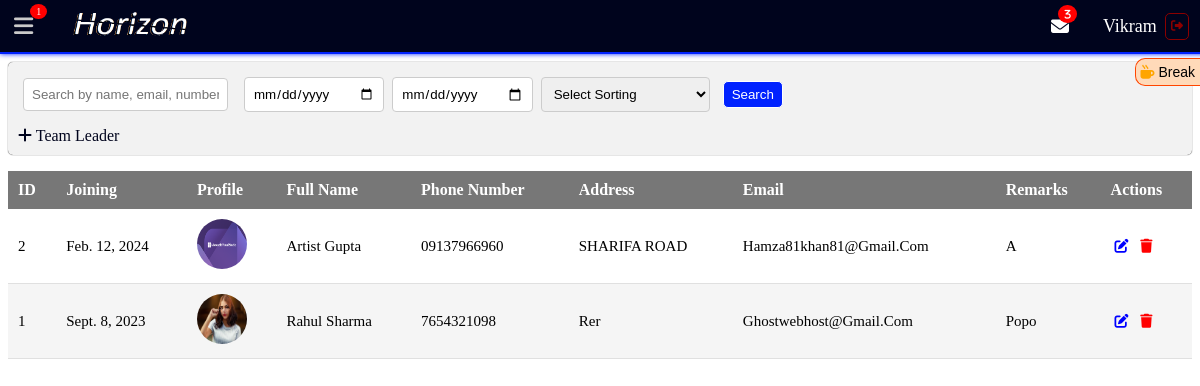
The app's page /team_leaders/ (signed in) with its own data.
### realestateapp/models.py (models this page shows, shortened)
class CustomUser(AbstractUser):
    USER_ROLES = [
        (1, "Admin"),
        (2, "Team Leader"),
        (3, "Agent"),
    ]
    role = models.PositiveIntegerField(choices=USER_ROLES, default=1)

class Agent(models.Model):
    auth_user = models.OneToOneField(
        CustomUser, on_delete=models.CASCADE, related_name='agent')
    username = models.CharField(max_length=150, unique=True)
    password = models.CharField(max_length=128)
    profile_pic = models.ImageField(upload_to='employ_profile_pic', null=True)
    first_name = models.CharField(max_length=100)
    last_name = models.CharField(max_length=100)
    email = models.EmailField(unique=True)
    phone_number = models.CharField(max_length=20)
    address = models.TextField()
    joining_date = models.DateField()
    sales_traget = models.CharField(blank=True,null=True,max_length=255)
    remarks = models.TextField(blank=True)
    team_leader = models.ForeignKey(
        TeamLeader, on_delete=models.CASCADE, related_name='agents')

class TeamLeader(models.Model):
    auth_user = models.OneToOneField(
        CustomUser, on_delete=models.CASCADE, related_name='teamleader')
    username = models.CharField(max_length=150)
    password = models.CharField(max_length=128)
    profile_pic = models.ImageField(upload_to='employ_profile_pic', null=True)
    first_name = models.CharField(max_length=100)
    last_name = models.CharField(max_length=100)
    email = models.EmailField(unique=True)
    phone_number = models.CharField(max_length=20)
    address = models.TextField()
    joining_date = models.DateField()
    remarks = models.TextField(blank=True)
    sales_traget = models.CharField(blank=True,null=True,max_length=255)

### realestateapp/views.py (the view)
# urls.py: path('team_leaders/', TeamLeaderListView.as_view(), name='team_leader_list'),
class TeamLeaderListView(LoginRequiredMixin, ListView):
    model = TeamLeader
    template_name = 'team_leader_list.html'
    paginate_by = 10
    def get_queryset(self):
        filter_val = self.request.GET.get("filter", "")
        order_by = self.request.GET.get("orderby", "-id")
        date_from = self.request.GET.get("date_from", "")
        date_to = self.request.GET.get("date_to", "")
        if filter_val:
            team_leaders = TeamLeader.objects.filter(
                Q(auth_user__username__icontains=filter_val) |
                Q(auth_user__email__icontains=filter_val) |
                Q(phone_number__icontains=filter_val)
            )
        else:
            team_leaders = TeamLeader.objects.all()
        if date_from and date_to:
            date_from = datetime.strptime(date_from, "%Y-%m-%d").date()
            date_to = datetime.strptime(date_to, "%Y-%m-%d").date()
            team_leaders = team_leaders.filter(
                joining_date__range=(date_from, date_to))
        team_leaders = team_leaders.order_by(order_by)
        return team_leaders
    def get_context_data(self, **kwargs):
        context = super().get_context_data(**kwargs)
        context["filter"] = self.request.GET.get("filter", "")
        context["orderby"] = self.request.GET.get("orderby", "-id")
        context["date_from"] = self.request.GET.get("date_from", "")
        context["date_to"] = self.request.GET.get("date_to", "")
        context["all_table_fields"] = TeamLeader._meta.get_fields()
        return context

### template/team_leader_list.html (shortened to what this page needs)
{% extends 'base.html' %}
{% block content %}
<br>
<br>
<br>
<div class="form-container">
  <form method="get" action="{% url 'team_leader_list' %}">
    <div class="form-row align-items-center">
      <div class="search">
        <input type="text" name="filter" class="form-control"
          placeholder="Search by name, email, number" value="{{ filter }}">
      </div>
      <div class="">
        <input type="date" name="date_from" class="form-control" placeholder="Deal Date From" value="{{ date_from }}">
      </div>
      <div class="">
        <input type="date" name="date_to" class="form-control" placeholder="Deal Date To" value="{{ date_to }}">
      </div>
      <div class="">
        <select name="orderby" class="form-control">
          <option value="" selected disabled>Select Sorting</option>
        </select>
      </div>
      <div class="">
        <button type="submit" class="btn btn-primary">Search</button>
      </div>
    </div>
  </form>
  <a class="add" href="#" id="leadLink"><i class="fas fa-regular fa-plus"></i> Team Leader</a>
</div>
<table class="table">
  <thead>
    <tr>
      <th>ID</th>
      <th>Joining </th>
      <th>Profile </th>
      <th>Full Name</th>
      <th>Phone Number</th>
      <th>Address</th>
      <th>Email</th>
      <th>Remarks</th>
      <th>Actions</th>
    </tr>
  </thead>
  <tbody>
    {% for team_leader in object_list %}
    <tr>
      <td>{{ team_leader.id }}</td>
      <td>{{ team_leader.joining_date }}</td>
      <td>
        {% if team_leader.profile_pic %}
        <img src="{{ team_leader.profile_pic.url }}" alt="Profile Picture">
        {% endif %}
      </td>
      <td>{{ team_leader.first_name }} {{ team_leader.last_name }}</td>
      <td>{{ team_leader.phone_number }}</td>
      <td>{{ team_leader.address }}</td>
      <td>{{ team_leader.email }}</td>
      <td>{{ team_leader.remarks }}</td>
      <td>
        <a class="edit-item" href="{% url 'team_leader_update' team_leader.pk %}"><i class="fas fa-edit"></i></a>
        <a class="remove-item" href="#" data-modal-target="#deleteTeamLeaderModal{{ team_leader.pk }}"><i
            class="fas fa-trash"></i></a>
      </td>
      {% empty %}
    <tr>
      <td colspan="12">No team leaders found.</td>
    </tr>
    {% endfor %}
  </tbody>
</table>
{% endblock %}

### template/base.html (shortened to what this page needs)
{% load static %}
<!DOCTYPE html>
<html>
<head>
    <link rel="stylesheet" href="https://cdn.jsdelivr.net/npm/chart.js/dist/Chart.min.css">
    <link rel="stylesheet" type="text/css" href="{% static 'css/base.css' %}">
    <link rel="stylesheet" type="text/css" href="{% static 'css/navbar.css' %}">
    <link rel="stylesheet" type="text/css" href="{% static 'css/lead_list.css' %}">
    <link rel="stylesheet" type="text/css" href="{% static 'css/attendance.css' %}">
    <link rel="stylesheet" type="text/css" href="{% static 'css/dashboard_teamleader.css' %}">
    <link rel="stylesheet" type="text/css" href="{% static 'css/dashboard_agent.css' %}">
    <link rel="stylesheet" href="https://unicons.iconscout.com/release/v4.0.8/css/line.css">
</head>
<body>
    {% include 'navbar.html' %}
    {% block content %}
    {% endblock content %}
</body>
</html>

### template/navbar.html (shortened to what this page needs)
{% load static %}
<div class="navbar">
  <div class="nav-left">
    <span id="menu-toggle" aria-label="Toggle Sidebar"><i class="fas fa-bars"></i> </span>
    <div id="menu-notification-badge" class="notification-badge menu"></div>
    {% if user.role == 1 %}
    <a href="{% url 'dashboard' %}">
      <img class="navbar-brand" src="{% static 'img/f-logo.png' %}" alt="">
    </a>
    {% elif user.role == 2 %}
    <a href="{% url 'dashboard' %}">
      <img class="navbar-brand" src="{% static 'img/f-logo.png' %}" alt="">
    </a>
    {% elif user.role == 3 %}
    <a href="{% url 'dashboard' %}">
      <img class="navbar-brand" src="{% static 'img/f-logo.png' %}" alt="">
    </a>
    {% endif %}
  </div>
  <div class="nav-right">
    {% if user.is_authenticated %}
    <div id="tea-break">
      <div class="blink">
        <div class="tea-break-icon" onclick="toggleTeaBreak()">
          <i class="fas fa-mug-hot"></i> Break
        </div>
      </div>
    </div>
    {% if user.role == 2 or user.role == 3 %}
    <a href="{% url 'inbox' %}" class="inbox">
      <i class="fas fa-solid fa-envelope">
        {% if unseen_team_leader_count %}
        <span class="notification-count">{{ unseen_team_leader_count }}</span>
        {% endif %}
      </i>
    </a>
    {% endif %}
    <p>{{ user.agent.first_name }}</p>
    <a class="sign-out" href="{% url 'user_logout' %}"><i class="fas fa-thin fa-sign-out-alt"></i></a>
    {% endif %}
  </div>
</div>

### realestateapp/static/css/base.css (style rules this page uses)
:root { --color-fade-white: #cacaca; --color-faded-white: #aaaaaa; --color-2-text: #777777; --color-secondary: #FAF1E6; --color-primary: #00041d; --button-color: #0022ff; --received-color: #0022ff88; --sent-color: #0022ff2d; --shade-: #006eff0a; }
table { border-collapse: collapse; width: 100%; text-transform: capitalize; }
table thead th { background-color: var(--color-2-text); color: #ffffff; padding: 10px; text-align: left; width: min-content; }
table tbody td { padding: 10px; border-bottom: 1px solid #e0e0e0; width: min-content; text-align: left; font-size: 15px; }
table tbody tr:nth-child(even) { background-color: #f5f5f5; width: min-content; }
input[type="text"], input[type="email"], input[type="tel"], input[type="number"], input[type="file"], input[type="password"], input[type="date"], input[type="datetime-local"], textarea, select { width: 100%; padding: 8px; border: 1px solid #ccc; border-radius: 4px; box-sizing: border-box; transition: border-color 0.3s ease; margin: 5px !important; font-family: Arial, Helvetica, sans-serif; outline: none; }
img { width: 50px; height: 50px; border-radius: 50%; }
.search { margin-right: 0.5rem !important; }
button { padding: 5px 8px; border: 1px solid #ffffff; border-radius: 5px; background-color: #0022ff; color: white; cursor: pointer; }
a { text-decoration: none; }

### realestateapp/static/css/navbar.css (style rules this page uses)
.navbar { display: flex; justify-content: space-between; align-items: center; background-color: #00041d; padding: 10px; position: fixed; top: 0; left: 0; width: 100%; height: 2rem; z-index: 999; border-bottom: 2px solid #0022ff; box-shadow: 0 0 5px #0022ff; }
.nav-left { display: flex; align-items: center; padding: 0; gap: .5rem; }
.fa-bars { font-size: 22px; color: #cacaca; font-weight: bold; padding: 4px; transition: .3s ease-in-out; cursor: pointer; }
.navbar-brand { height: 1.8rem; border-radius: 10px; transition: .3s ease-in-out; width: 120px; }
.nav-right { display: flex; flex-direction: row; justify-content: right; align-items: center; gap: .1rem; margin-right: 1rem; }
.nav-right > p { color: white; font-size: 18px; text-transform: capitalize; }
.sign-out { margin: 15px 5px ; padding: 5px; color: darkred; border: 1px solid darkred; border-radius: 5px; text-decoration: none; font-size: 12px; transition: .3s color ease-in-out; }
#tea-break { position:fixed; display: flex; flex-direction: column; top: 4.5rem; right: -0px; background: #FFDAB9; border: 1px solid #FF4500; border-right: none; border-radius: 10px; border-top-right-radius: 0; border-bottom-right-radius: 0; transform: translateY(-50%); padding:5px; z-index: 9999; transition: right 0.5s; }
.tea-break-icon { cursor: pointer; color: #000000; font-size: 14px !important; font-family: Arial, Helvetica, sans-serif !important; text-transform: capitalize !important; text-align: center; }
.fa-mug-hot { color: orange; }
.notification-badge { position: relative; top: -15px; left: 35px; font-size: 10px; background-color: red; color: white; padding:2px 6px; border-radius: 50%; }
.menu { position: relative; left: -15px !important; }
.inbox { margin: 0 .5rem; color: white; font-size: 22px; }
.notification-count { position: relative; top: -15px; left: -15px; font-size: 10px; background-color: red; color: white; padding:4px 6px; border-radius: 50%; }
.fa-envelope { width: max-content; margin: auto; font-size: 18px; }

### realestateapp/static/css/lead_list.css (style rules this page uses)
.edit-item { color: blue; font-size: 14px; font-weight: 100; padding: 4px; }
.remove-item { color: red; font-size: 14px; font-weight: 100; padding: 4px; cursor: pointer; }
.form-container { background-color: #f2f2f2; padding: 10px; border-radius: 5px; box-shadow: 0 0 1px rgb(0, 0, 0); margin-bottom: 1rem; }
.form-container .form-row { display: flex; justify-content: flex-start; gap: .5rem; align-items: center; margin-bottom: 10px; }
.form-container .form-control { margin-right: 10px; }
.form-container .btn { margin-left: 10px; }
.add { color: #00041d; font-size: 16px; margin-right: 1rem; text-decoration: none; }

### records on screen
CustomUser: agent.first_name "Vikram"
TeamLeader: id "2", joining_date "Feb. 12, 2024", profile_pic (picture), first_name "Artist", last_name "Gupta", phone_number "09137966960", address "SHARIFA ROAD", email "Hamza81khan81@gmail.com", remarks "A"
TeamLeader: id "1", joining_date "Sept. 8, 2023", profile_pic (picture), first_name "Rahul", last_name "Sharma", phone_number "7654321098", address "Rer", email "Ghostwebhost@gmail.com", remarks "Popo"

### other values on screen
{{ unseen_team_leader_count }} "3"
